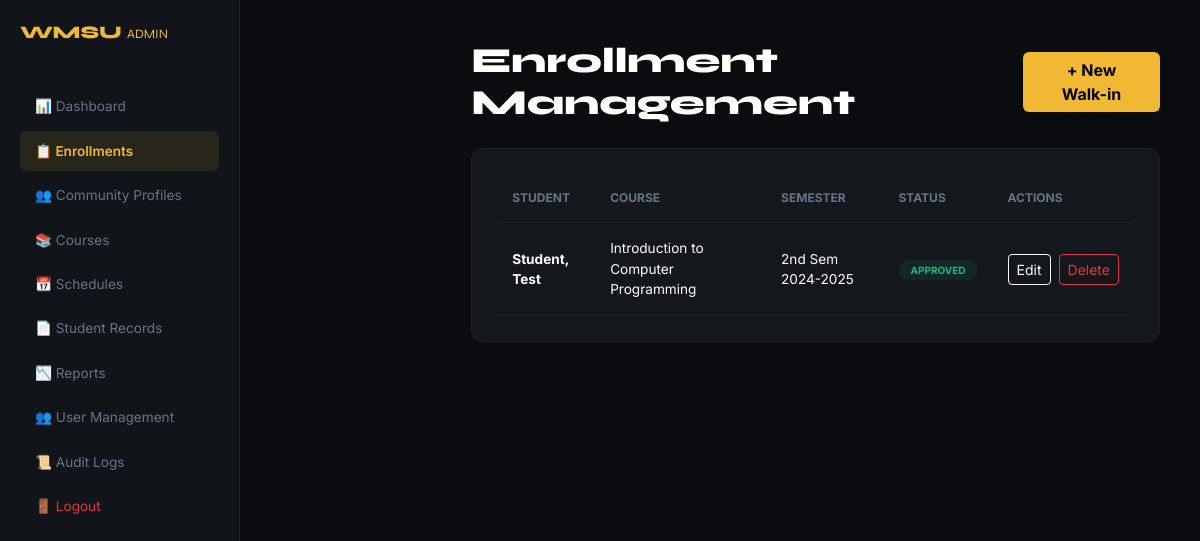
Page /admin/enrollments.php (signed in) on the committed database.
### tables this page shows
CREATE TABLE `enrollment_forms` (
  `enrollment_id` int(11) NOT NULL,
  `student_id` int(11) NOT NULL,
  `course_id` int(11) NOT NULL,
  `semester` varchar(50) DEFAULT '2nd Sem 2024-2025',
  `or_number` varchar(100) DEFAULT NULL,
  `status` enum('pending','approved','rejected') DEFAULT 'pending',
  `submitted_at` timestamp NULL DEFAULT current_timestamp(),
  `enrollment_method` enum('online','walk-in') DEFAULT 'online',
  `processed_by` int(11) DEFAULT NULL,
  `processed_at` timestamp NULL DEFAULT NULL
);

CREATE TABLE `students` (
  `student_id` int(11) NOT NULL,
  `user_id` int(11) NOT NULL,
  `surname` varchar(100) DEFAULT NULL,
  `first_name` varchar(100) DEFAULT NULL,
  `email` varchar(255) DEFAULT NULL
);

CREATE TABLE `courses` (
  `course_id` int(11) NOT NULL,
  `course_code` varchar(20) DEFAULT NULL,
  `course_name` varchar(255) NOT NULL,
  `status` enum('active','archived') DEFAULT 'active',
  `is_active` tinyint(1) DEFAULT 1,
  `description` text DEFAULT NULL,
  `max_capacity` int(11) DEFAULT 50
);

### admin/enrollments.php (the view, shortened to what this page needs)
<?php
require_once __DIR__ . '/../config/database.php';
$enrollments = $pdo->query("SELECT e.*, s.first_name, s.surname, c.course_name, u.name as processor_name
                            FROM enrollment_forms e
                            JOIN students s ON e.student_id = s.student_id
                            JOIN courses c ON e.course_id = c.course_id
                            LEFT JOIN users u ON e.processed_by = u.user_id
                            ORDER BY e.submitted_at DESC")->fetchAll();
?>
<!DOCTYPE html>
<html lang="en">
<head>
    <link href="https://cdn.jsdelivr.net/npm/bootstrap@5.3.0/dist/css/bootstrap.min.css" rel="stylesheet">
</head>
<body>
    <aside class="sidebar">
        <a href="dashboard.php" class="sidebar-brand">WMSU <span style="font-weight:400; font-size:0.8rem;">ADMIN</span></a>
        <nav>
            <a href="dashboard.php" class="nav-link">📊 Dashboard</a>
            <a href="enrollments.php" class="nav-link active">📋 Enrollments</a>
            <a href="community.php" class="nav-link">👥 Community Profiles</a>
            <a href="courses.php" class="nav-link">📚 Courses</a>
            <a href="schedules.php" class="nav-link">📅 Schedules</a>
            <a href="students.php" class="nav-link">📄 Student Records</a>
            <a href="reports.php" class="nav-link">📉 Reports</a>
            <a href="users.php" class="nav-link">👥 User Management</a>
            <a href="audit.php" class="nav-link">📜 Audit Logs</a>
            <a href="#" class="nav-link text-danger" data-bs-toggle="modal" data-bs-target="#logoutModal">🚪 Logout</a>
        </nav>
    </aside>
    <header class="top-nav">
        <div class="d-flex align-items-center bg-dark p-1 px-3 rounded-pill border border-secondary">
            <span class="me-2">🔒</span>
            <small class="me-3"><?php echo htmlspecialchars($_SESSION['name'] ?? 'Admin'); ?></small>
            <a href="#" class="btn btn-sm btn-dark py-0 text-danger" data-bs-toggle="modal" data-bs-target="#logoutModal">Logout</a>
        </div>
    </header>
    <div class="main-wrapper">
        <main class="content-area">
            <div class="d-flex justify-content-between align-items-center mb-4">
                <h1 class="page-title m-0">Enrollment Management</h1>
                <button class="btn btn-gold px-4" data-bs-toggle="modal" data-bs-target="#addEnrollModal">+ New Walk-in</button>
            </div>
            <div class="card-main">
                <table class="custom-table">
                    <thead>
                        <tr>
                            <th>Student</th>
                            <th>Course</th>
                            <th>Semester</th>
                            <th>Status</th>
                            <th>Actions</th>
                        </tr>
                    </thead>
                    <tbody>
                        <?php foreach($enrollments as $e): ?>
                        <tr>
                            <td class="fw-bold"><?= htmlspecialchars($e['surname'] . ', ' . $e['first_name']) ?></td>
                            <td><?= htmlspecialchars($e['course_name']) ?></td>
                            <td class="text-white"><?= htmlspecialchars($e['semester'] ?: '—') ?></td>
                            <td><span class="status-pill status-<?= $e['status'] ?>"><?= $e['status'] ?></span></td>
                            <td>
                                <div class="d-flex gap-2">
                                    <button class="btn btn-sm btn-outline-light" onclick='editEnroll(<?= json_encode($e) ?>)'>Edit</button>
                                    <form method="POST" onsubmit="return confirm('Delete this record?')">
                                        <button class="btn btn-sm btn-outline-danger">Delete</button>
                                    </form>
                                </div>
                            </td>
                        </tr>
                        <?php endforeach; ?>
                    </tbody>
                </table>
            </div>
        </main>
    </div>
</body>
</html>

### admin/enrollments.php (style rules this page uses)
:root { --bg: #0a0c10; --sidebar-bg: #111419; --card-bg: #14171c; --gold: #f1b933; --border: #1e2229; --text-muted: #64748b; }
body { background: var(--bg); color: white; font-family: 'Inter', sans-serif; display: flex; margin: 0; }
.sidebar { width: 240px; height: 100vh; background: var(--sidebar-bg); border-right: 1px solid var(--border); padding: 20px; position: fixed; }
.sidebar-brand { font-family: 'Syne', sans-serif; font-weight: 800; color: var(--gold); font-size: 1.1rem; text-decoration: none; display: block; margin-bottom: 40px; }
.nav-link { color: var(--text-muted); padding: 10px 15px; border-radius: 6px; margin-bottom: 4px; display: flex; align-items: center; gap: 10px; text-decoration: none; font-size: 0.85rem; }
.nav-link.active { background: rgba(241, 185, 51, 0.1); color: var(--gold); font-weight: 600; }
.main-wrapper { margin-left: 240px; width: calc(100% - 240px); min-height: 100vh; }
.content-area { padding: 40px; max-width: 1300px; }
h1.page-title { font-family: 'Syne', sans-serif; font-weight: 800; font-size: 2.2rem; margin-bottom: 30px; }
.card-main { background: var(--card-bg); border: 1px solid var(--border); padding: 25px; border-radius: 12px; margin-bottom: 30px; }
.btn-gold { background: var(--gold); color: black; font-weight: 700; border: none; }
.custom-table { width: 100%; color: white; border-collapse: collapse; }
.custom-table th { color: var(--text-muted); font-size: 0.75rem; text-transform: uppercase; padding: 15px; border-bottom: 1px solid var(--border); }
.custom-table td { padding: 15px; border-bottom: 1px solid rgba(255,255,255,0.05); font-size: 0.85rem; }
.status-pill { padding: 4px 12px; border-radius: 20px; font-size: 10px; font-weight: 700; text-transform: uppercase; }
.status-approved { background: rgba(16, 185, 129, 0.1); color: #10b981; }

### rows in the picture
enrollment_forms: student.first_name "Student, Test", course.course_name "Introduction to Computer Programming", semester "2nd Sem 2024-2025", status "APPROVED"
